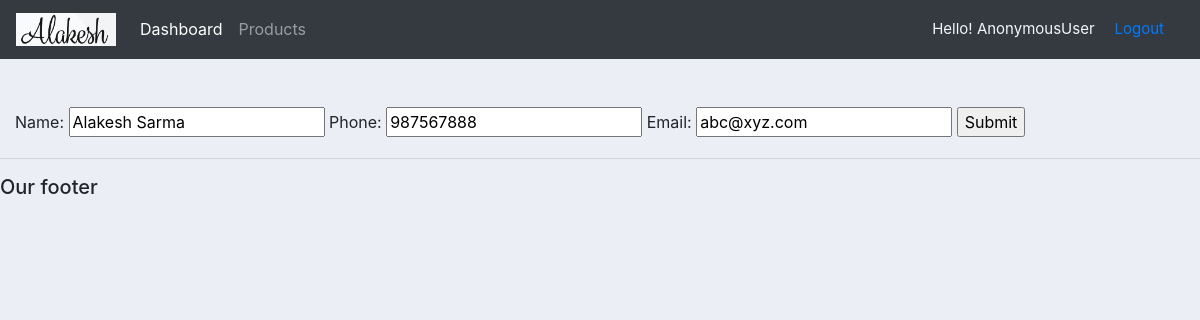
The app's page /updateCust/1/, older data.
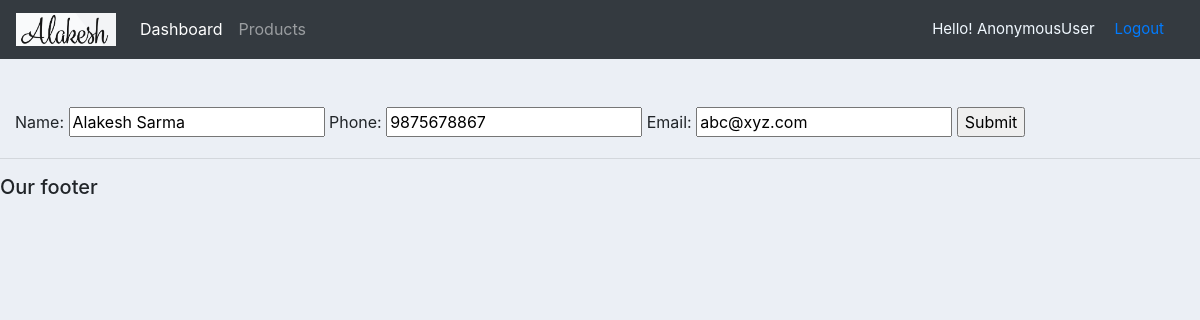
The same page, newer data.
### accounts/models.py (models this page shows, shortened)
class customer(models.Model):
    name=models.CharField(max_length=200, null=True)
    phone=models.CharField(max_length=200, null=True)
    email=models.CharField(max_length=200, null=True)
    date_created=models.DateTimeField(auto_now_add=True)

### accounts/views.py (the view)
# urls.py: path('updateCust/<int:c_id>/', views.updateCustomer, name='update_cust'),
def updateCustomer(request, c_id):
    c_data=customer.objects.get(id=c_id)
    cust_form=customerForm(instance=c_data)
    if request.method=='POST':
        new_cust=customerForm(request.POST, instance=c_data)
        if new_cust.is_valid:
            new_cust.save()
            return Customer(request, c_id)
    context={'c_data':cust_form}
    return render(request, 'accounts/cust_form.html', context)

### accounts/forms.py
class customerForm(ModelForm):
    class Meta:
        model=customer
        fields=['name','phone', 'email']

### accounts/templates/accounts/cust_form.html (shortened to what this page needs)
{% extends 'accounts/main.html' %}
{% load static %}
{% block content %}
<form action="" method="post">
    <br><br>
    {{c_data}}
    <input type="submit" label="Create" name="Create">
</form>
{% endblock %}

Row changes from the older to the newer data that the page shows:
changed customer "Alakesh Sarma": phone "987567888" → "9875678867"
